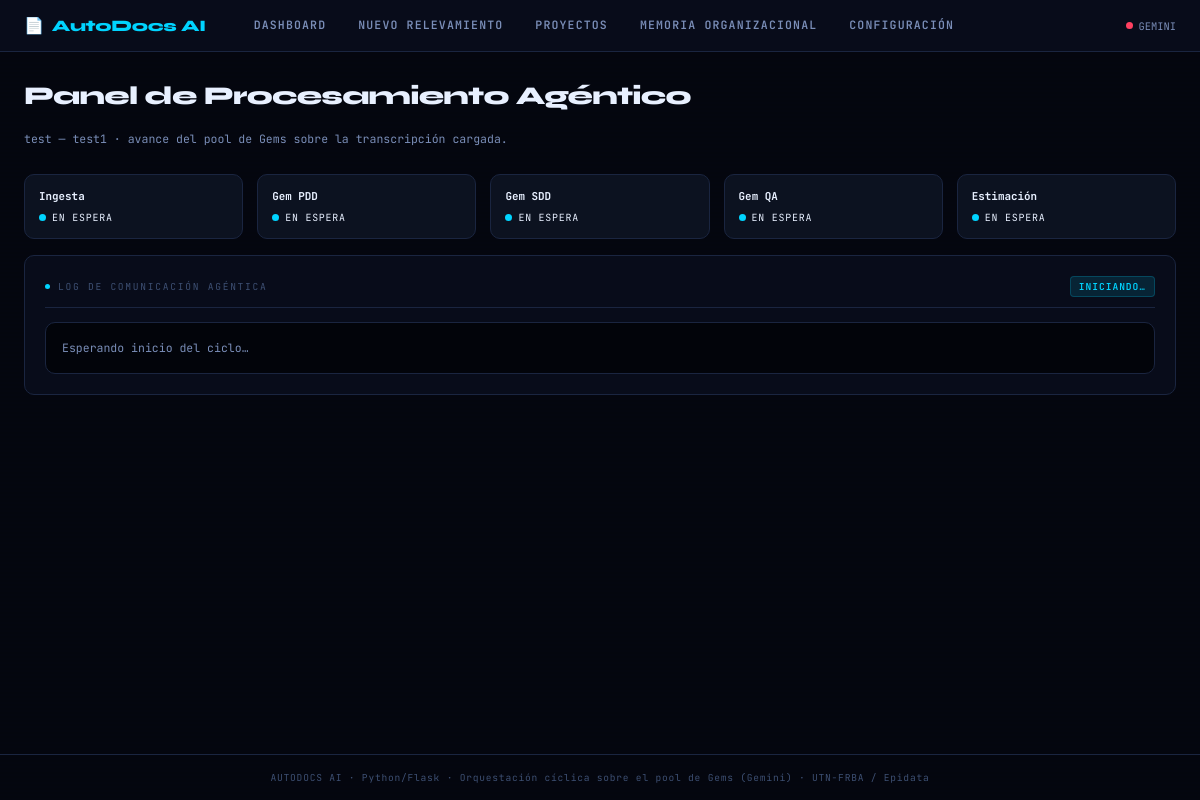
Before: /procesamiento/1 with the older database file.
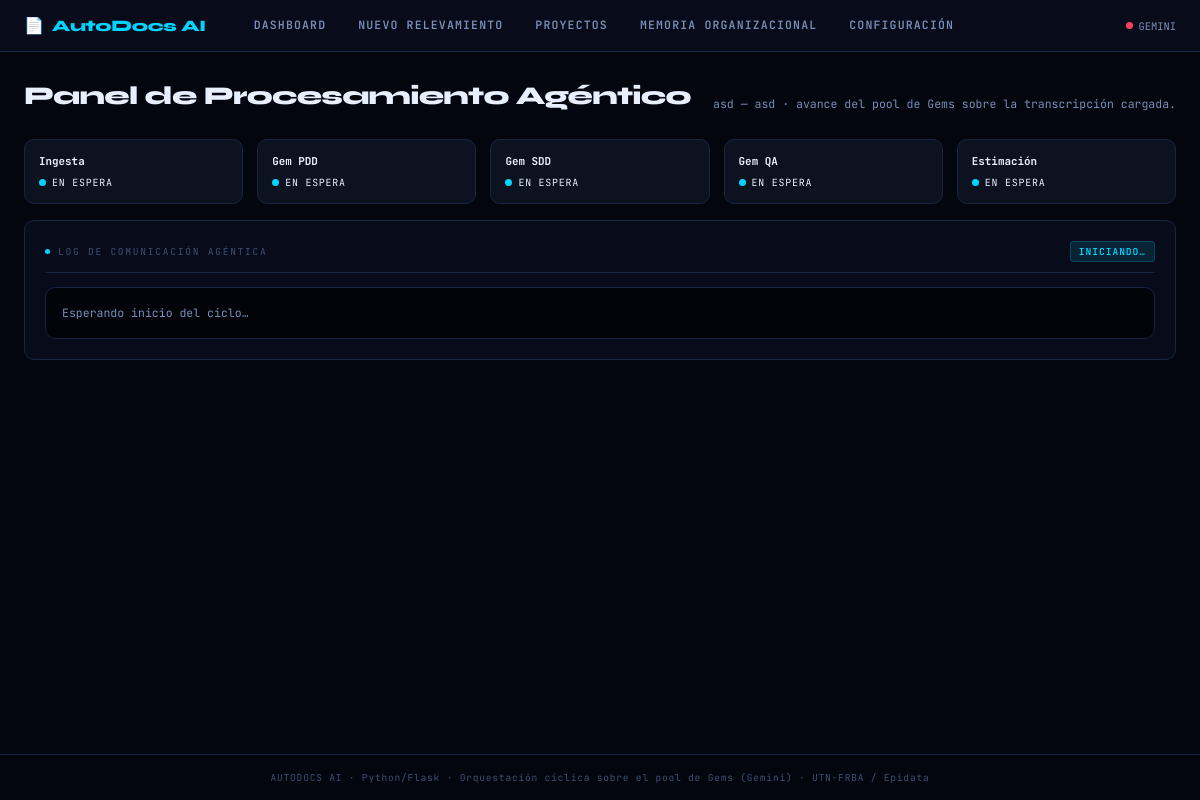
After: the same page with the newer database file.
### tables this page shows
CREATE TABLE proyectos (
    id                      INTEGER PRIMARY KEY AUTOINCREMENT,
    cliente                 TEXT NOT NULL,
    proceso                 TEXT NOT NULL,
    tecnologia              TEXT,       -- UiPath / Power Automate / Rocketbot / Make.com...
    criticidad              TEXT,       -- Baja / Media / Alta
    presupuesto_hs          REAL,
    analista                TEXT,
    transcripcion_original  TEXT,
    transcripcion_sanitizada TEXT,
    reemplazos_pii          INTEGER DEFAULT 0,
    flujo_estructurado      TEXT,       -- JSON: salida del Agente de Ingesta
    estado                  TEXT DEFAULT 'borrador',  -- borrador|procesando|completado|frenado|error
    motivo_freno            TEXT,       -- si estado = 'frenado' (Límite Operativo de Entrada)
    creado                  TEXT DEFAULT CURRENT_TIMESTAMP,
    actualizado             TEXT DEFAULT CURRENT_TIMESTAMP
);

### ui/app.py (the view)
    @app.route("/procesamiento/<int:proyecto_id>")
    def procesamiento(proyecto_id):
        proyecto = ProyectoRepository.get(proyecto_id)
        if not proyecto:
            return redirect(url_for("proyectos"))
        return render_template(
            "procesamiento.html",
            proyecto=proyecto,
            autostart=request.args.get("autostart") == "1",
        )

### core/db.py (called while the page is built)
def get_conn() -> sqlite3.Connection:
    DB_PATH.parent.mkdir(exist_ok=True)
    conn = sqlite3.connect(DB_PATH)
    conn.row_factory = sqlite3.Row
    conn.execute("PRAGMA foreign_keys = ON")
    return conn

### repositories/proyecto_repository.py (called while the page is built)
    @staticmethod
    def get(proyecto_id: int) -> dict | None:
        conn = get_conn()
        row = conn.execute("SELECT * FROM proyectos WHERE id = ?", (proyecto_id,)).fetchone()
        conn.close()
        return dict(row) if row else None

### ui/templates/procesamiento.html (shortened to what this page needs)
{% extends "base.html" %}
{% block content %}
<div class="page-header">
  <h1>Panel de Procesamiento Agéntico</h1>
  <p>{{ proyecto.cliente }} — {{ proyecto.proceso }} · avance del pool de Gems sobre la transcripción cargada.</p>
</div>
<div class="grid-5 mb-4" id="gem-cards">
  <div class="gem-card"><div class="gem-name">Ingesta</div><div class="gem-status" data-gem="Ingesta"><span class="dot dot-info"></span><span>En espera</span></div></div>
  <div class="gem-card"><div class="gem-name">Gem PDD</div><div class="gem-status" data-gem="Gem PDD — Analista Funcional"><span class="dot dot-info"></span><span>En espera</span></div></div>
  <div class="gem-card"><div class="gem-name">Gem SDD</div><div class="gem-status" data-gem="Gem SDD — Arquitecto de Solución"><span class="dot dot-info"></span><span>En espera</span></div></div>
  <div class="gem-card"><div class="gem-name">Gem QA</div><div class="gem-status" data-gem="Gem QA — Control de Calidad"><span class="dot dot-info"></span><span>En espera</span></div></div>
  <div class="gem-card"><div class="gem-name">Estimación</div><div class="gem-status" data-gem="Gem Estimación — Estimador Comercial"><span class="dot dot-info"></span><span>En espera</span></div></div>
</div>
<div class="panel">
  <div class="panel-title">
    <span class="dot"></span>Log de comunicación agéntica
    <span id="estado-badge" class="tag tag-cyan">Iniciando…</span>
  </div>
  <div class="console" id="console">
    <div class="line"><span class="msg-info">Esperando inicio del ciclo…</span></div>
  </div>
</div>
{% endblock %}

Changed rows visible on the page:
changed proyectos: cliente "test" → "asd"; proceso "test1" → "asd"
